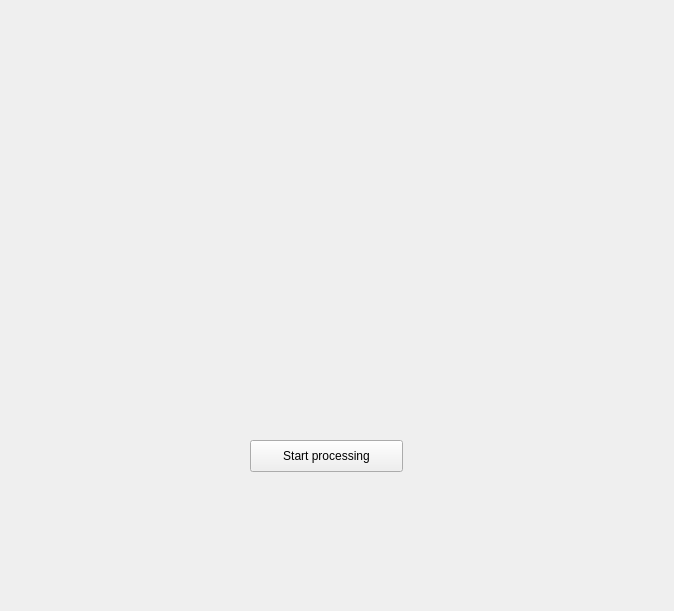
<?xml version="1.0" encoding="UTF-8"?>
<ui version="4.0">
 <class>Form</class>
 <widget class="QWidget" name="Form">
  <property name="geometry">
   <rect>
    <x>0</x>
    <y>0</y>
    <width>674</width>
    <height>611</height>
   </rect>
  </property>
  <property name="windowTitle">
   <string>Form</string>
  </property>
  <widget class="PrimaryPushButton" name="PrimaryPushButton">
   <property name="geometry">
    <rect>
     <x>250</x>
     <y>440</y>
     <width>153</width>
     <height>32</height>
    </rect>
   </property>
   <property name="text">
    <string>Start processing</string>
   </property>
  </widget>
 </widget>
 <customwidgets>
  <customwidget>
   <class>PushButton</class>
   <extends>QPushButton</extends>
   <header>qfluentwidgets</header>
  </customwidget>
  <customwidget>
   <class>PrimaryPushButton</class>
   <extends>PushButton</extends>
   <header>qfluentwidgets</header>
  </customwidget>
 </customwidgets>
 <resources/>
 <connections/>
</ui>
